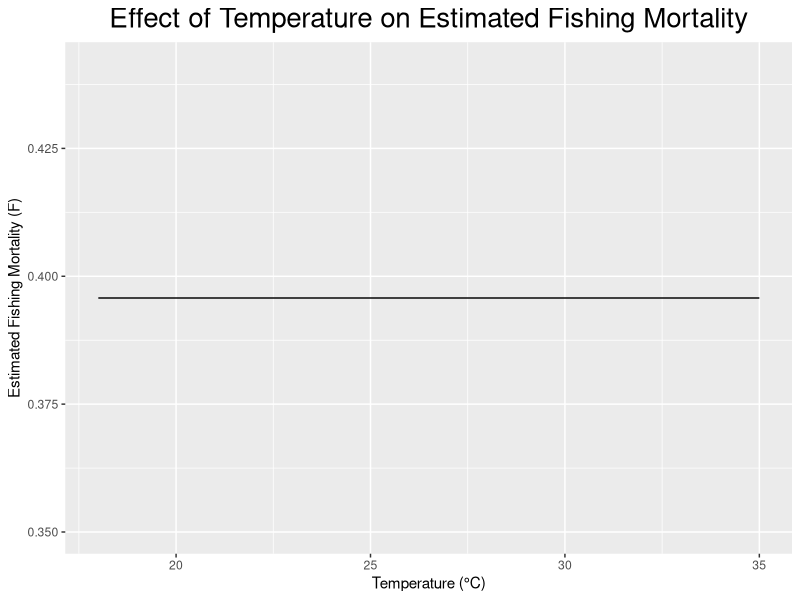
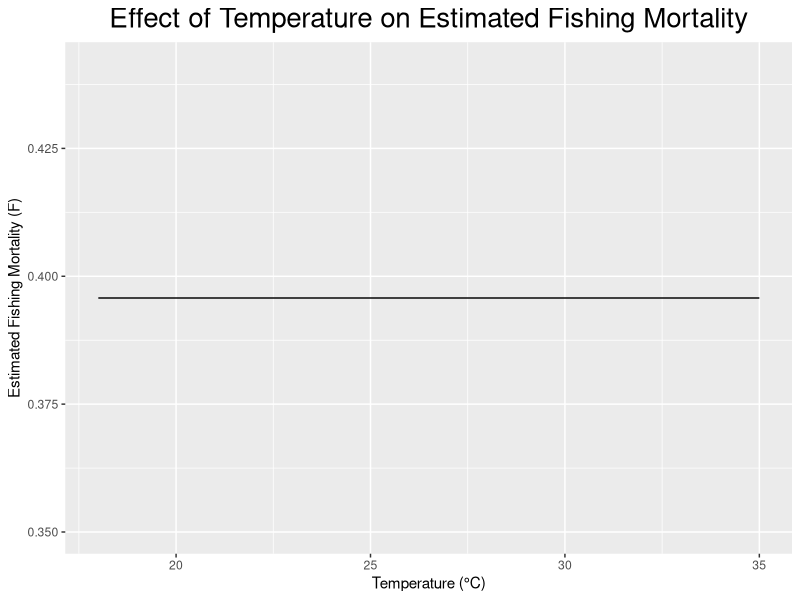

R code for these plots, in order:
# estimation of fishing and total mortality after the effct of temperature on growth parameters and natural mortality

# load libraries
library(tidyverse)
library(patchwork)

# made-up data
dat <- data.frame(age = 1:10, catch = rnorm(10, mean = c(1000, 800, 600, 400, 200, 100, 50, 25, 10, 5), sd = 50))
age_range <- c(2, 10) # fully recruited ages
temp <- seq(18, 35, by = 0.1) # temperature range (made-up numbers)
M_temp <- seq(0.1, 0.5, length.out = length(temp)) # made-up temperature-dependent natural mortality values
M_base <- 0.3 # made-up constant natural mortality value for comparison

## estimate total mortality (Z) from catch curve analysis using catch data at age
# Z can be estimated from the slope of the log-linear relationship between catch-at-age and age
Z_mort_catch <- function(dat, age_range){
    # dat: data frame with age and catch columns
    # age_range: vector of two values (min_age, max_age) for the regression
    
    # Filter data for the specified age range (fully recruited ages)
    filtered_dat <- dat[dat$age >= age_range[1] & dat$age <= age_range[2], ]
    
    # Remove zero catches to avoid log(0)
    filtered_dat <- filtered_dat[filtered_dat$catch > 0, ]
    
    # Perform catch curve regression: log(catch) ~ age
    catch_curve <- lm(log(catch) ~ age, data = filtered_dat)
    
    # Total mortality is the negative slope
    Z <- -coef(catch_curve)[2]
    
    return(Z)
}

## simulate estimation of fishing mortality from total and natural mortality depending on temperature: source: Beverton and Holt 1957 
F_temp_function <- function(Z, M_temp){
    # Calculate fishing mortality from total mortality and temperature-dependent natural mortality
    # F = Z - M (Beverton and Holt 1957)
    fmort <- Z - M_temp
    
    # Ensure fishing mortality is not negative
    fmort <- pmax(fmort, 0)
    
    return(fmort)
}


## simulate fishing mortality without temperature effect on natural mortality (i.e., using a constant M value)
F_constant_M <- function(Z, M_base){
    fmort <- Z - M_base
    fmort <- pmax(fmort, 0)
    return(fmort)
}


# use ggplot to plot fishing mortality against temperature-dependent natural mortality
Z_estimated <- Z_mort_catch(dat, age_range)
F_estimated <- F_temp_function(Z_estimated, M_temp)
F_constant <- F_constant_M(Z_estimated, M_base)
F_mort_df <- data.frame(M_temp = M_temp, F_estimated = F_estimated, temp = temp, F_constant = F_constant)
ggplot(F_mort_df, aes(x = temp, y = F_constant)) +
  geom_line() +
  labs(x = "Temperature (°C)", y = "Estimated Fishing Mortality (F)") +
  ggtitle("Effect of Temperature on Estimated Fishing Mortality") +
  theme(plot.title = element_text(hjust = 0.5, size = 20))

#   save plot to a file
ggsave(filename = "Shared/Outputs/temperature_effect_on_fishing_mortality.png", width = 10, height = 6, units = "in", dpi = 600)
